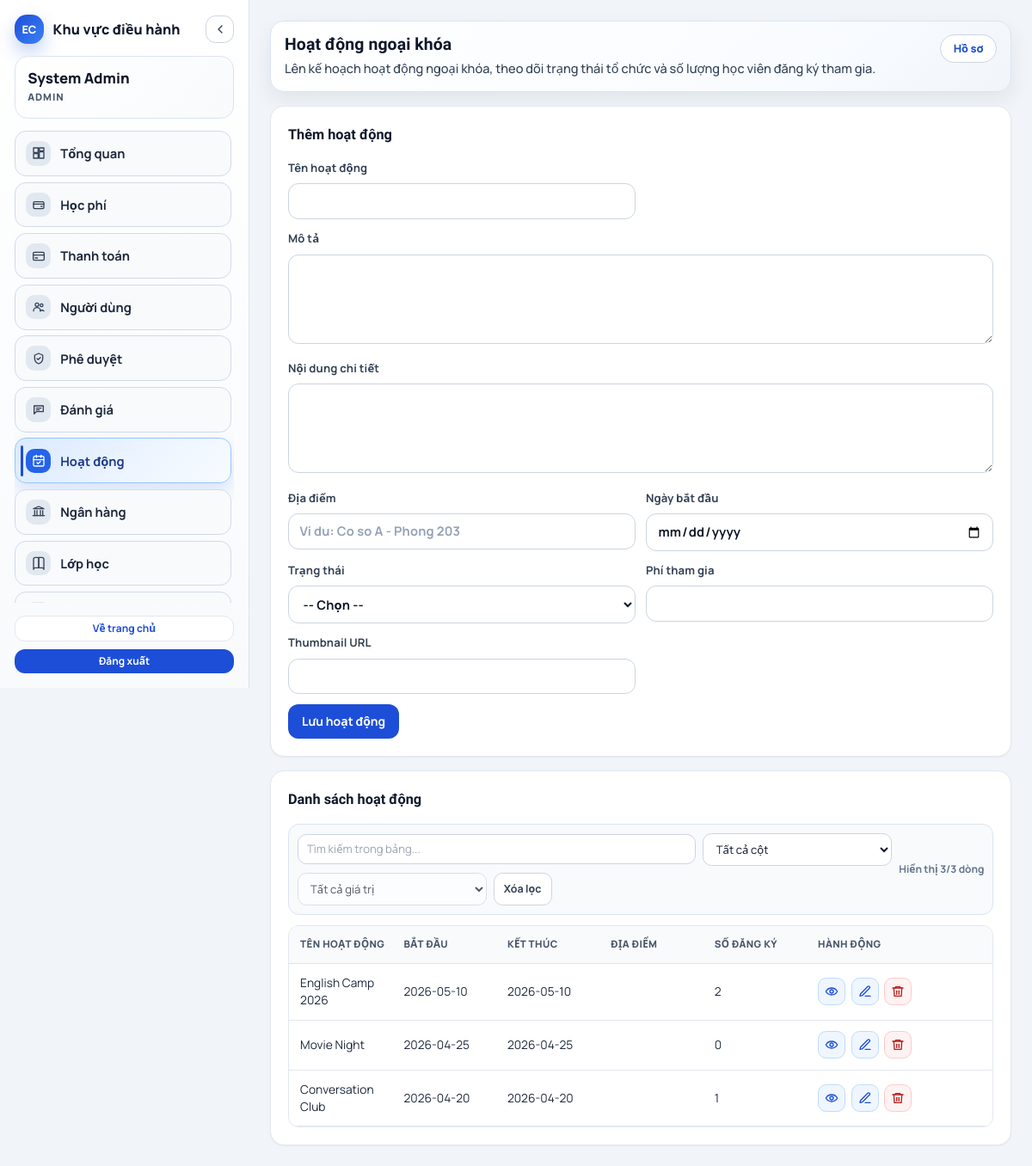
The page /?page=activities-manage (signed in) on the database as committed earlier.
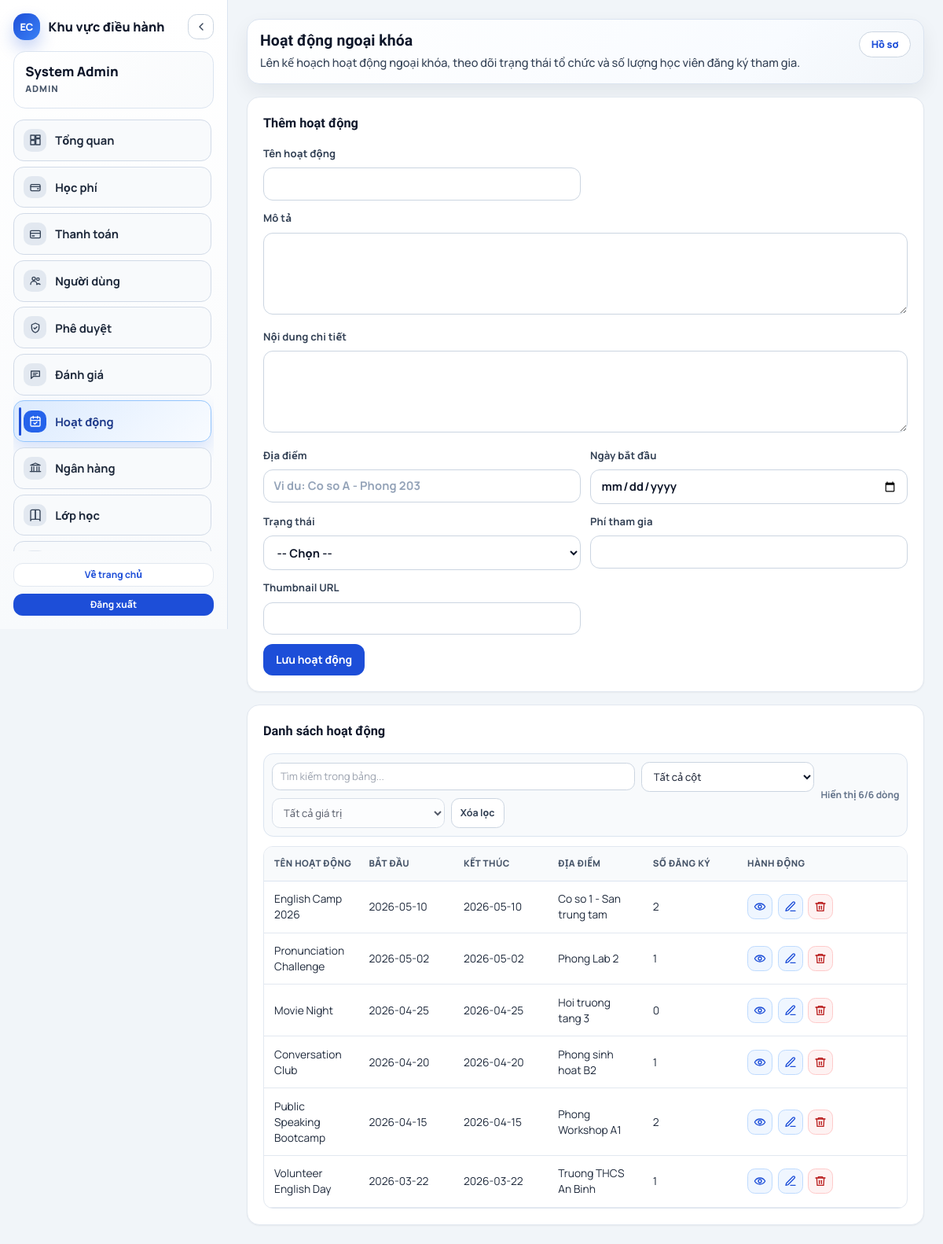
The same page on the database as committed later.
### tables this page shows
CREATE TABLE extracurricular_activities (
    id BIGINT UNSIGNED AUTO_INCREMENT PRIMARY KEY,
    title VARCHAR(180) NOT NULL,
    description VARCHAR(255) DEFAULT NULL,
    content TEXT,
    location VARCHAR(180) DEFAULT NULL,
    image_thumbnail VARCHAR(255) DEFAULT NULL,
    fee DECIMAL(12,2) NOT NULL DEFAULT 0,
    start_date DATE,
    status ENUM('upcoming', 'ongoing', 'finished') NOT NULL DEFAULT 'upcoming'
);

### public_html/core/auth.php (called while the page is built, shortened)
<?php
require_once __DIR__ . '/database.php';
function auth_permissions(): array
{
	return $_SESSION['auth_permissions'] ?? [];
}
function has_permission(string $slug): bool
{
	return in_array($slug, auth_permissions(), true);
}

### public_html/core/database.php (called while the page is built, shortened)
<?php
final class Database
{
	private static ?PDO $instance = null;
	public static function connection(): PDO
	{
		if (self::$instance instanceof PDO) {
			return self::$instance;
		}
		$dsn = sprintf('mysql:host=%s;port=%s;dbname=%s;charset=utf8mb4', DB_HOST, DB_PORT, DB_NAME);
		self::$instance = new PDO($dsn, DB_USER, DB_PASS, [
			PDO::ATTR_ERRMODE => PDO::ERRMODE_EXCEPTION,
			PDO::ATTR_DEFAULT_FETCH_MODE => PDO::FETCH_ASSOC,
			PDO::ATTR_EMULATE_PREPARES => false,
		]);
		return self::$instance;
	}
}

### public_html/models/AcademicModel.php (called while the page is built, shortened)
<?php
require_once __DIR__ . '/tables/ExtracurricularActivitiesTableModel.php';
final class AcademicModel
{
    private ExtracurricularActivitiesTableModel $activitiesTable;
    public function __construct()
    {
        $this->activitiesTable = new ExtracurricularActivitiesTableModel();
    }
    public function countActivities(): int
    {
        return $this->activitiesTable->countDetailed();
    }
    public function listActivitiesPage(int $page, int $perPage): array
    {
        return $this->activitiesTable->listWithRegistrationCountPage($page, $perPage);
    }
}

### public_html/core/table_model_utils.php (called while the page is built, shortened)
<?php
require_once __DIR__ . '/database.php';
trait TableModelUtils
{
    protected PDO $pdo;
    public function __construct(?PDO $pdo = null)
    {
        $this->pdo = $pdo ?? Database::connection();
    }
    protected function fetchAll(string $sql, array $params = []): array
    {
        return $this->prepareAndExecute($sql, $params)->fetchAll();
    }
    protected function fetchScalar(string $sql, array $params = [], int|string $column = 0, mixed $default = null): mixed
    {
        $statement = $this->prepareAndExecute($sql, $params);
        $row = $statement->fetch(PDO::FETCH_ASSOC);
        return $row[$column];
    }
    protected function clampLimit(int $limit, int $default = 10, int $max = 500): int
    {
        return min($limit, $max);
    }
    private function prepareAndExecute(string $sql, array $params = []): PDOStatement
    {
        if ($params === []) {
            $statement = $this->pdo->query($sql);
            return $statement;
        }
        $statement = $this->pdo->prepare($sql);
        $statement->execute($params);
        return $statement;
    }
}

### public_html/models/tables/ExtracurricularActivitiesTableModel.php (called while the page is built, shortened)
<?php
require_once __DIR__ . '/../../core/table_model_utils.php';
final class ExtracurricularActivitiesTableModel
{
    public function countDetailed(): int
    {
        return (int) $this->fetchScalar('SELECT COUNT(*) AS total FROM extracurricular_activities', [], 'total', 0);
    }
    public function listWithRegistrationCountPage(int $page, int $perPage): array
    {
        $normalizedPage = max(1, $page);
        $limit = $this->clampLimit($perPage, 10, 200);
        $offset = ($normalizedPage - 1) * $limit;
        $sql = "SELECT a.id, a.title AS activity_name, a.description, a.start_date, a.start_date AS end_date,
                COALESCE(a.location, '') AS location, a.status, a.fee, COUNT(r.id) AS registered
            FROM extracurricular_activities a
            LEFT JOIN activity_registrations r ON r.activity_id = a.id
            GROUP BY a.id, a.title, a.description, a.start_date, a.location, a.status, a.fee
            ORDER BY a.start_date DESC
            LIMIT {$limit} OFFSET {$offset}";
        return $this->fetchAll($sql);
    }
}

### public_html/core/response.php (called while the page is built, shortened)
<?php
function e(string $value): string
{
	return htmlspecialchars($value, ENT_QUOTES, 'UTF-8');
}
function ui_btn_danger_classes(string $size = 'sm'): string
{
	$sizeClass = match ($size) {
		'sm' => 'px-3 py-1.5 text-xs',
		'md' => 'px-4 py-2.5 text-sm',
		default => 'px-3 py-1.5 text-xs',
	};
	return 'inline-flex items-center justify-center rounded-xl border border-rose-200 bg-white ' . $sizeClass . ' font-bold text-rose-700 transition hover:bg-rose-50';
}

### public_html/core/page_routes.php (called while the page is built, shortened)
<?php
function page_route_definitions(): array
{
	return [
		'home' => ['directory' => 'home', 'aliases' => []],
		'login' => ['directory' => 'login', 'aliases' => []],
		'logout' => ['directory' => 'logout', 'aliases' => []],
		'admin' => ['directory' => 'admin', 'aliases' => []],
		'profile' => ['directory' => 'profile', 'aliases' => []],
		'classes-my' => ['directory' => 'my-classes', 'aliases' => ['my-classes']],
		'assignments-my' => ['directory' => 'assignments', 'aliases' => ['assignments']],
		'dashboard-student' => ['directory' => 'student-dashboard', 'aliases' => ['student-dashboard']],
		'dashboard-teacher' => ['directory' => 'teacher-dashboard', 'aliases' => ['teacher-dashboard']],
		'dashboard-admin' => ['directory' => 'admin-dashboard', 'aliases' => ['admin-dashboard']],
		'users-admin' => ['directory' => 'admin-users', 'aliases' => ['admin-users']],
		'tuition-finance' => ['directory' => 'finance-tuition', 'aliases' => ['finance-tuition']],
		'payments-finance' => ['directory' => 'finance-payments', 'aliases' => ['finance-payments']],
		'feedbacks-manage' => ['directory' => 'manage-feedbacks', 'aliases' => ['manage-feedbacks']],
		'approvals-manage' => ['directory' => 'manage-approvals', 'aliases' => ['manage-approvals']],
		'activities-manage' => ['directory' => 'manage-activities', 'aliases' => ['manage-activities']],
		'bank-manage' => ['directory' => 'manage-bank', 'aliases' => ['manage-bank']],
		'classes-academic' => ['directory' => 'academic-classes', 'aliases' => ['academic-classes']],
		'classes-academic-edit' => ['directory' => 'academic-class-edit', 'aliases' => ['academic-class-edit']],
		'schedules-academic' => ['directory' => 'academic-schedules', 'aliases' => ['academic-schedules']],
		'schedules-academic-edit' => ['directory' => 'academic-schedule-edit', 'aliases' => ['academic-schedule-edit']],
		'assignments-academic' => ['directory' => 'academic-assignments', 'aliases' => ['academic-assignments']],
		'assignments-academic-edit' => ['directory' => 'academic-assignment-edit', 'aliases' => ['academic-assignment-edit']],
		'materials-academic' => ['directory' => 'academic-materials', 'aliases' => ['academic-materials']],
		'materials-academic-edit' => ['directory' => 'academic-material-edit', 'aliases' => ['academic-material-edit']],
		'portfolios-academic' => ['directory' => 'academic-portfolios', 'aliases' => ['academic-portfolios']],
		'submissions-academic' => ['directory' => 'academic-submissions', 'aliases' => ['academic-submissions']],
	];
}
function resolve_page_slug(string $page): string
{
	$normalized = strtolower(trim($page));
	$definitions = page_route_definitions();
	if (isset($definitions[$normalized])) {
		return $normalized;
	}
	return $normalized;
}
function page_url(string $canonicalSlug, array $query = []): string
{
	$resolved = resolve_page_slug($canonicalSlug);
	$queryString = http_build_query(array_merge(['page' => $resolved], $query));
	return '/?' . $queryString;
}

### public_html/pages/manage-activities/index.php (the view, shortened to what the changed rows need)
<?php
$academicModel = new AcademicModel();
$editingActivity = null;
$activityPage = max(1, (int) ($_GET['activity_page'] ?? 1));
$activityPerPage = 10;
$activityTotal = $academicModel->countActivities();
$activities = $academicModel->listActivitiesPage($activityPage, $activityPerPage);
?>
<div class="grid gap-4">
    <?php
    $canCreateActivity = has_permission('activity.create');
    $canUpdateActivity = has_permission('activity.update');
    $canDeleteActivity = has_permission('activity.delete');
    ?>
        <?php if ($canCreateActivity || $canUpdateActivity): ?>
            <article class="rounded-2xl border border-slate-200 bg-white p-5 shadow-sm">
                <h3><?= $editingActivity ? 'Sửa hoạt động' : 'Thêm hoạt động'; ?></h3>
                <form class="grid gap-3 md:grid-cols-2" method="post" action="/api/activities/save">
                </form>
            </article>
        <?php endif; ?>
        <article class="rounded-2xl border border-slate-200 bg-white p-5 shadow-sm">
            <h3>Danh sách hoạt động</h3>
            <div class="overflow-x-auto rounded-xl border border-slate-200 bg-white">
                <table class="min-w-full border-collapse text-sm">
                    <thead>
                        <tr>
                            <th>Tên hoạt động</th>
                            <th>Bắt đầu</th>
                            <th>Kết thúc</th>
                            <th>Địa điểm</th>
                            <th>Số đăng ký</th>
                            <th>Hành động</th>
                        </tr>
                    </thead>
                    <tbody>
                        <?php if (empty($activities)): ?>
                            <tr>
                                <td colspan="6">
                                    <div class="rounded-xl border border-dashed border-slate-300 bg-slate-50 p-6 text-center text-sm text-slate-500">Chưa có hoạt động nào.</div>
                                </td>
                            </tr>
                        <?php else: ?>
                            <?php foreach ($activities as $act): ?>
                                <tr>
                                    <td><?= e((string) $act['activity_name']); ?></td>
                                    <td><?= e((string) ($act['start_date'] ?? '')); ?></td>
                                    <td><?= e((string) ($act['end_date'] ?? '')); ?></td>
                                    <td><?= e((string) ($act['location'] ?? '-')); ?></td>
                                    <td><?= (int) $act['registered']; ?></td>
                                    <td>
                                        <span class="inline-flex flex-wrap items-center gap-2">
                                            <?php if ($canUpdateActivity): ?>
                                                <a href="<?= e(page_url('activities-manage', ['edit' => (int) $act['id']])); ?>">Sửa</a>
                                            <?php endif; ?>
                                            <?php if ($canDeleteActivity): ?>
                                                <form class="inline-block" method="post" action="/api/activities/delete?id=<?= (int) $act['id']; ?>" onsubmit="return confirm('Có chắc không?')">
                                                    <button class="<?= ui_btn_danger_classes('sm'); ?>" type="submit">Xóa</button>
                                                </form>
                                            <?php endif; ?>
                                        </span>
                                    </td>
                                </tr>
                            <?php endforeach; ?>
                        <?php endif; ?>
                    </tbody>
                </table>
            </div>
        </article>
</div>

Rows that differ between the two databases and show on the page:
changed extracurricular_activities "English Camp 2026": location (not shown) → "Co so 1 - San trung tam"
added extracurricular_activities: title "Pronunciation Challenge", start_date "2026-05-02", location "Phong Lab 2", registered "1"
changed extracurricular_activities "Movie Night": location (not shown) → "Hoi truong tang 3"
changed extracurricular_activities "Conversation Club": location (not shown) → "Phong sinh hoat B2"
added extracurricular_activities: title "Public Speaking Bootcamp", start_date "2026-04-15", location "Phong Workshop A1", registered "2"
added extracurricular_activities: title "Volunteer English Day", start_date "2026-03-22", location "Truong THCS An Binh", registered "1"
Other text that changed with them:
text written by a page script: "Xóa lọc Hiển thị 3/3 dòng" → "Xóa lọc Hiển thị 6/6 dòng"
